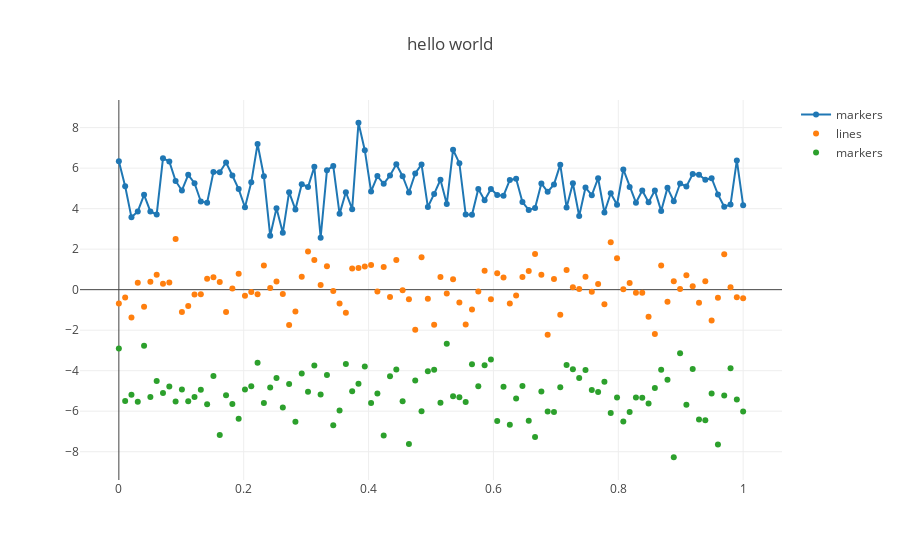

Here is the notebook cell this chart was saved with:
### Code cell
import plotly.plotly as py
import plotly.graph_objs as go

plotly.offline.init_notebook_mode(connected=True)

N = 100
random_x = np.linspace(0, 1, N)
random_y0 = np.random.randn(N)+5
random_y1 = np.random.randn(N)
random_y2 = np.random.randn(N)-5

# Create traces
trace0 = go.Scatter(
    x = random_x,
    y = random_y0,
    mode = 'markers+lines',
    name = 'markers'
)
trace1 = go.Scatter(
    x = random_x,
    y = random_y1,
    mode = 'markers',
    name = 'lines'
)
trace2 = go.Scatter(
    x = random_x,
    y = random_y2,
    mode = 'markers',
    name = 'markers'
)

data = [trace0, trace1, trace2]

plotly.offline.iplot({ "data": data,"layout": go.Layout(title="hello world") })
